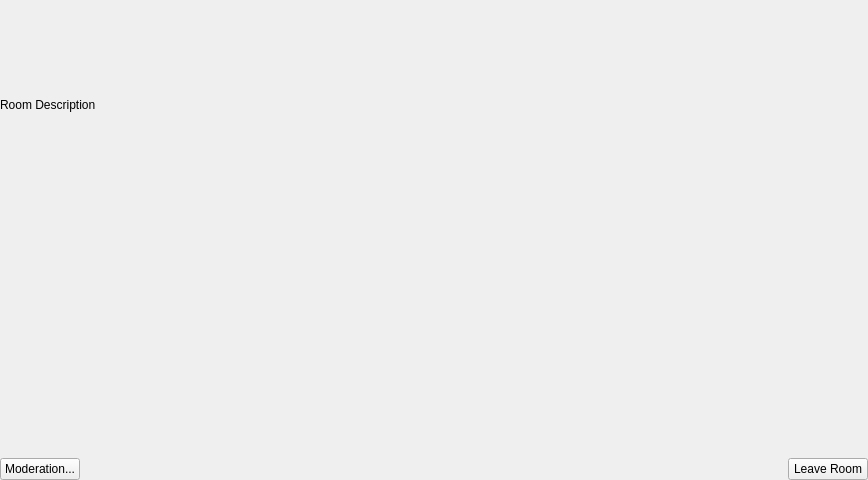
<?xml version="1.0" encoding="UTF-8"?>
<ui version="4.0">
 <class>ClientRoom</class>
 <widget class="QWidget" name="ClientRoom">
  <property name="geometry">
   <rect>
    <x>0</x>
    <y>0</y>
    <width>868</width>
    <height>480</height>
   </rect>
  </property>
  <property name="windowTitle">
   <string>Room Window</string>
  </property>
  <layout class="QVBoxLayout" name="verticalLayout">
   <property name="spacing">
    <number>14</number>
   </property>
   <property name="leftMargin">
    <number>0</number>
   </property>
   <property name="topMargin">
    <number>0</number>
   </property>
   <property name="rightMargin">
    <number>0</number>
   </property>
   <property name="bottomMargin">
    <number>0</number>
   </property>
   <item>
    <widget class="QLabel" name="description">
     <property name="text">
      <string>Room Description</string>
     </property>
     <property name="wordWrap">
      <bool>true</bool>
     </property>
    </widget>
   </item>
   <item>
    <widget class="ChatRoom" name="chat" native="true"/>
   </item>
   <item>
    <layout class="QHBoxLayout" name="action_row">
     <property name="topMargin">
      <number>12</number>
     </property>
     <item>
      <widget class="QPushButton" name="moderation">
       <property name="text">
        <string>Moderation...</string>
       </property>
       <property name="visible">
        <bool>false</bool>
       </property>
      </widget>
     </item>
     <item>
      <spacer name="action_spacer">
       <property name="orientation">
        <enum>Qt::Horizontal</enum>
       </property>
       <property name="sizeHint" stdset="0">
        <size>
         <width>0</width>
         <height>0</height>
        </size>
       </property>
      </spacer>
     </item>
     <item>
      <widget class="QPushButton" name="disconnect">
       <property name="text">
        <string>Leave Room</string>
       </property>
      </widget>
     </item>
    </layout>
   </item>
  </layout>
 </widget>
 <customwidgets>
  <customwidget>
   <class>ChatRoom</class>
   <extends>QWidget</extends>
   <header>multiplayer/chat_room.h</header>
   <container>1</container>
  </customwidget>
 </customwidgets>
 <resources/>
 <connections/>
</ui>
